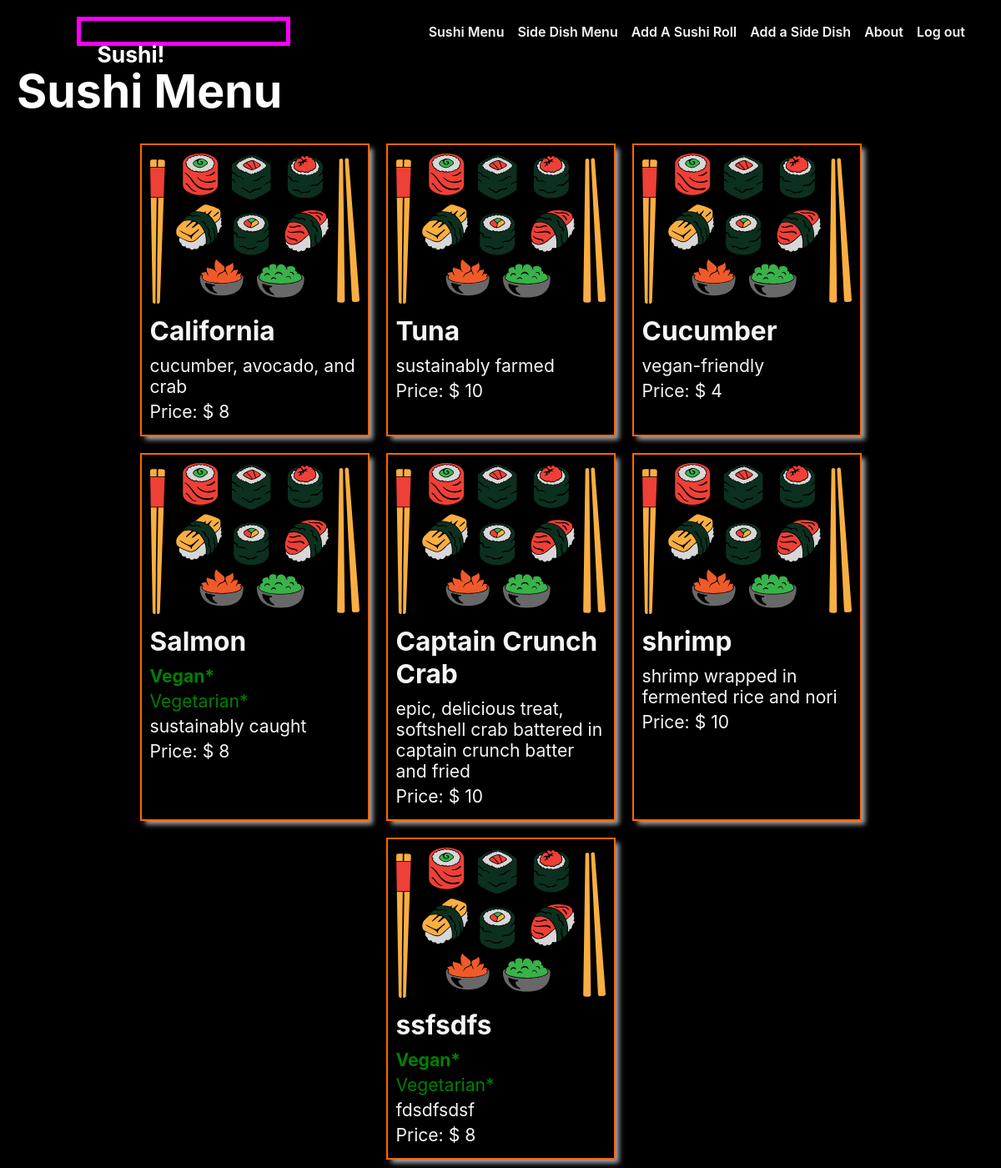
The app's page /sushi/ (signed in), older data.
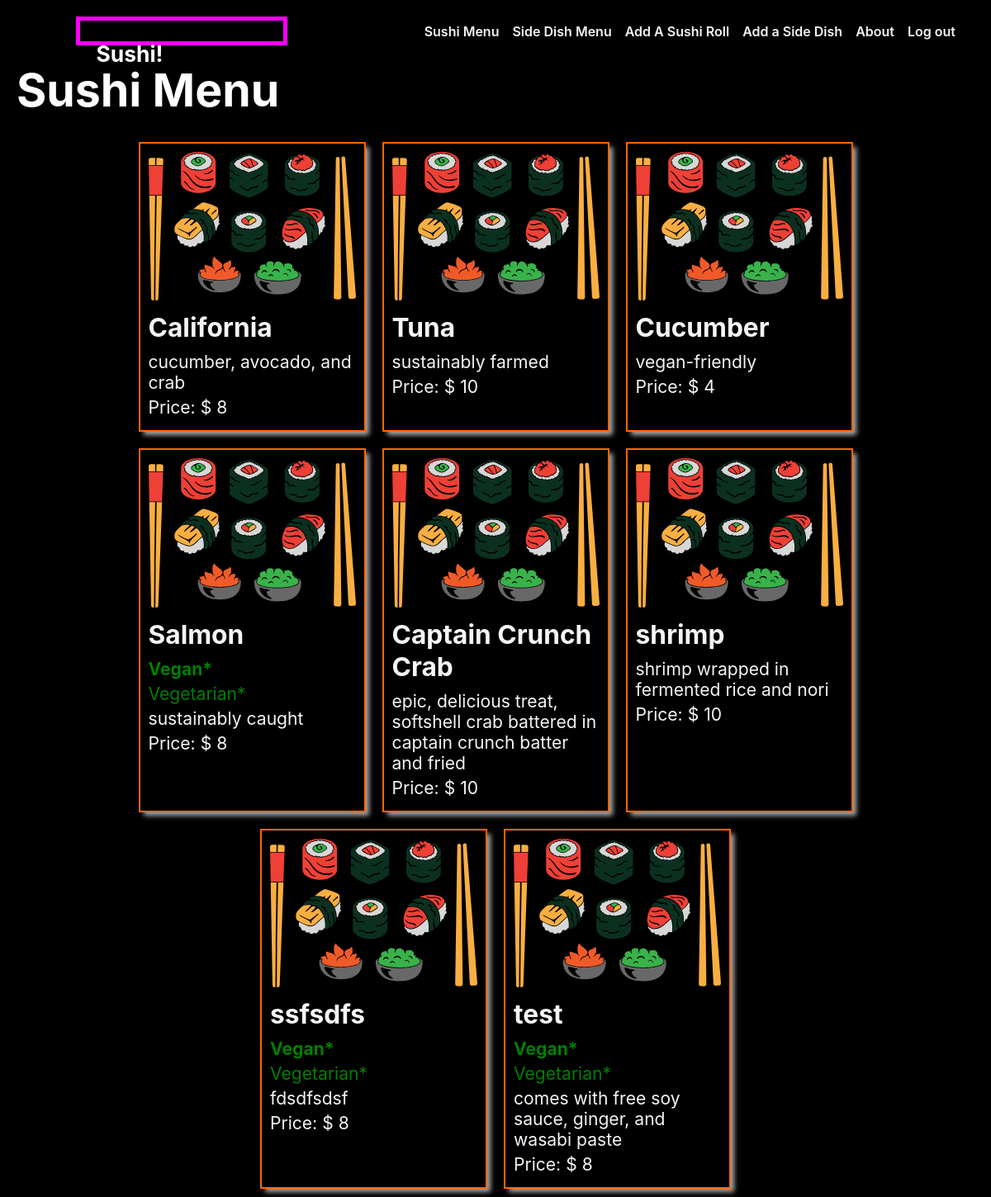
The same page, newer data.
### main_app/models.py (models this page shows, shortened)
class Sushi(models.Model):
  name = models.CharField(max_length=50)
  description = models.TextField(max_length=250, default='comes with free soy sauce, ginger, and wasabi paste')
  isVegan = models.BooleanField(default=False)
  isVegetarian = models.BooleanField(default=False)
  price = models.IntegerField(default=8)
  sides = models.ManyToManyField(Side)
  user = models.ForeignKey(User, on_delete=models.CASCADE)

### main_app/views.py (the view)
# urls.py: path('sushi/', views.sushi_index, name='sushi_index'),
@login_required
def sushi_index(request):
  rolls = Sushi.objects.filter(user=request.user)
  return render(request, 'sushi/index.html', { 'rolls': rolls})

### main_app/templates/sushi/index.html
{% extends 'base.html' %} {% load static %} {% block head %}
<link
  rel="stylesheet"
  type="text/css"
  href="{% static 'css/sushi-index.css' %}"
/>
{% endblock %} {% block content %}
<section class="page-header">
  <h1>Sushi Menu</h1>
</section>
<section class="card-container">
  {% for sushi in rolls %}
  <div class="card">
    <a href="{% url 'sushi_detail' sushi.id %}">
      <div class="card-content">
        <div class="card-img-container">
          <img src="{% static 'images/sushi.svg' %}" alt="sushi logo icon" />
        </div>
        <h2 class="card-title">{{ sushi.name }}</h2>
        {% if sushi.isVegan %}
        <p style="color: green; font-weight: bold">Vegan*</p>
        {% else %}
        <p></p>
        {% endif %} {% if sushi.isVegetarian %}
        <p style="color: green">Vegetarian*</p>
        {% else %}
        <p></p>
        {% endif %}
        <p>{{ sushi.description }}</p>
        <p>Price: $ {{ sushi.price }}</p>
      </div>
    </a>
  </div>
  {% endfor %}
</section>
{% endblock %}

### main_app/templates/base.html (shortened to what this page needs)
{% load static %}
<!DOCTYPE html>
<html lang="en">
  <head>
    <link rel="stylesheet" type="text/css" href="{% static 'css/base.css' %}" />
    {% block head %} {% endblock %}
  </head>
  <body>
    <header>
      <div class="header-logo-container">
        <h1>Sushi!</h1>
      </div>
      <nav>
        <ul>
        {% if user.is_authenticated %}
            <li><a href="{% url 'sushi_index' %}">Sushi Menu</a></li>
            <li><a href="{% url 'sides_index' %}">Side Dish Menu</a></li>
            <li><a href="{% url 'sushi_create' %}">Add A Sushi Roll</a></li>
            <li><a href="{% url 'sides_create' %}">Add a Side Dish</a></li>
            <li><a href="{% url 'about' %}">About</a></li>
            <li><a href="{% url 'logout' %}">Log out</a></li>
          {% else %}
            <li><a href="{% url 'about' %}">About</a></li>
            <li><a href="{% url 'home' %}">Login</a></li>
          {% endif %}
      </nav>
    </header>
    <main>{% block content %} {% endblock %}</main>
  </body>
</html>

### main_app/static/css/base.css (style rules this page uses)
html { box-sizing: border-box; background: #000; color: white; }
*, *::before, *::after { box-sizing: inherit; }
:root { font-size: 82.5%; }
body { margin: 0; display: flex; flex-direction: column; align-items: center; font-family: -apple-system, BlinkMacSystemFont, "Segoe UI", "Roboto", "Oxygen", "Ubuntu", "Cantarell", "Fira Sans", "Droid Sans", "Helvetica Neue", sans-serif; --nav-bg: #aaa; --nav-bg-ff: #000; --borders: rgb(255, 102, 0) solid 2px; --text-color: rgb(245, 245, 245); --link-hover-color: rgb(255, 102, 0); --button-bg: rgb(245, 245, 245); --button-bg-hover: rgb(226, 226, 226); --submit: rgb(26, 128, 0); --warn: rgb(255, 102, 0); --danger: rgb(220, 20, 30); --secondary: rgb(57, 57, 57); --card-box-shadow: 5px 5px 6px -1px #aaa; --font-xtreme: 4.2rem; --font-xxl: 3.6rem; --font-xl: 2.4rem; --font-l: 1.8rem; --font-reg: 1.6rem; --card-border-radius: 6px; }
header { width: 100%; background: var(--nav-bg-ff); border-bottom: var(--borders); }
nav { margin: 10px; }
ul { margin: 0; list-style: none; padding: 0; }
main { width: 100%; }
nav a { text-decoration: none; color: var(--text-color); font-weight: 600; font-size: 16px; }
nav ul { display: flex; align-items: center; justify-content: center; flex-wrap: wrap; }
nav li { padding: 5px 8px; }
.header-logo-container { margin: auto; padding: 10px 20px 0; max-width: 500px; border: magenta solid 5px; }
.page-header { display: flex; align-items: center; margin: 20px; }
.page-header h1 { font-size: var(--font-xxl); margin: 0; }
@media only screen and (min-width: 768px) { header { position: sticky; display: flex; flex-direction: row; top: 0; align-items: center; } }
@media only screen and (min-width: 768px) { main { max-width: 1300px; min-height: calc(100vh - 53px); } }
@media only screen and (min-width: 768px) { nav { margin: 10px 0; padding: 0 15px; } }
@media only screen and (min-width: 768px) { .header-logo-container { padding-top: 3px; } }
@media only screen and (min-width: 768px) { nav { margin-left: auto; display: flex; justify-content: center; } }
@media only screen and (min-width: 768px) { nav ul { flex-wrap: nowrap; } }
@media only screen and (min-width: 768px) { .header-logo-container { width: 213px; } }
@media only screen and (min-width: 768px) { .page-header h1 { font-size: var(--font-xtreme); } }
@media only screen and (min-width: 1024px) { main { min-height: calc(100vh - 55px); } }
@media only screen and (min-width: 1024px) { header { margin: 20px 20px 0 20px; width: calc(100vw - 40px); max-width: 1920px; top: 20px; background-color: transparent; border-bottom: none; } }
@media only screen and (min-width: 1024px) { nav { margin: 0; background: #aaa; border-radius: 18px; } }
@media only screen and (min-width: 1024px) { nav { margin-left: auto; } }
@media only screen and (min-width: 1024px) { .header-logo-container { padding-top: 6px; width: 256px; height: 35px; } }

### main_app/static/css/sushi-index.css (style rules this page uses)
.card-container { padding: 0 30px; display: flex; justify-content: center; flex-wrap: wrap; }
.card { width: 275px; margin: 10px; border: var(--borders); box-shadow: var(--card-box-shadow); }
.card-content { padding: 10px; width: 100%; }
.card > a { text-decoration: none; color: var(--text-color); }
.card h2 { margin: 10px 0; font-size: var(--font-xl); }
.card p { margin: 5px 0; font-size: var(--font-reg); }

Row changes from the older to the newer data that the page shows:
added Sushi: name "test", isVegan "Vegan*", isVegetarian "Vegetarian*", description "comes with free soy sauce, ginger, and wasabi paste", price "8"
